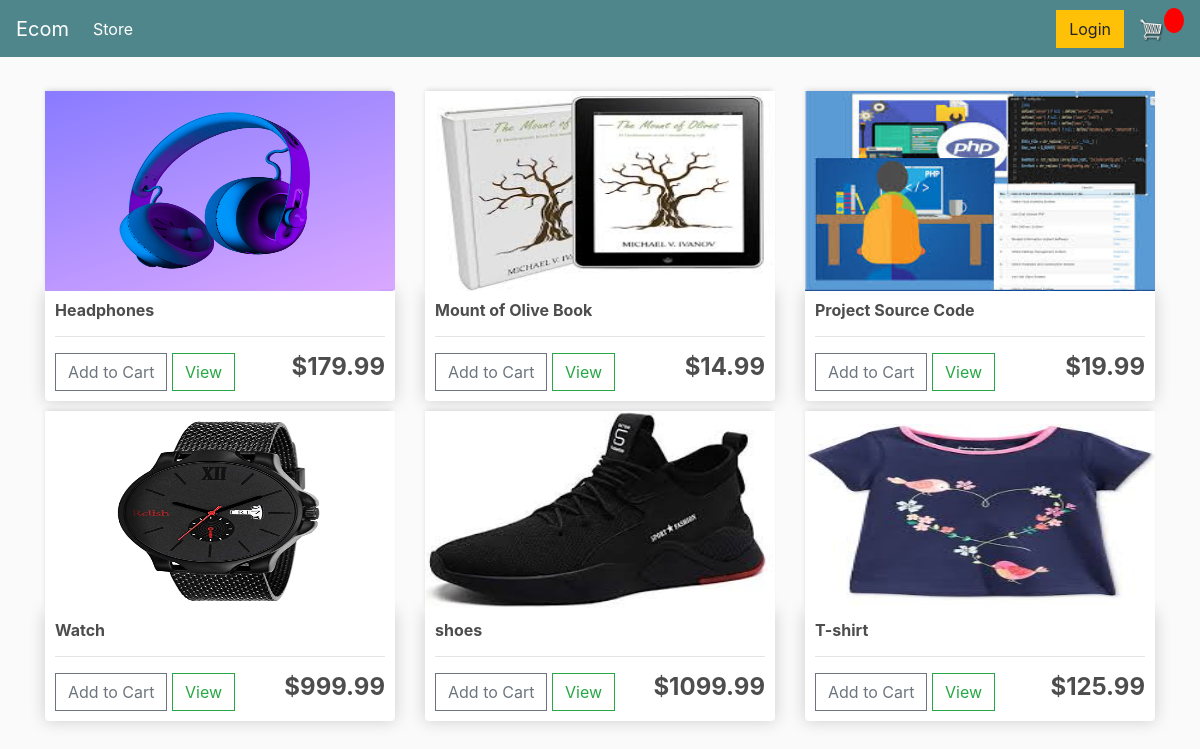
Screenshot of / (signed in) with the database file from the repository.
### store/models.py (models this page shows, shortened)
class Product(models.Model):
    name = models.CharField(max_length=200, null=True)
    price = models.FloatField()
    digital = models.BooleanField(default=False, null=True, blank=False)
    image = models.ImageField(null=True, blank=True)
    @property
    def imageURL(self):
        try:
            url = self.image.url
        except:
            url = ''
        return url

### store/views.py (the view)
# urls.py: path('', include('store.urls')),
def store(request):
    if request.user.is_authenticated:
        try:
            customer = request.user.customer
            order = Order.objects.get(customer=customer, complete=False)
            items = order.orderitem_set.all()
            cartItems = order.get_cart_items
        except Exception as e:
            items = []
    else:
        items = []
        order = {'get_cart_total':0, 'get_cart_items':0}
        cartItems = order['get_cart']
    products = Product.objects.all()
    context = {'products':products}
    return render(request,  'store/store.html', context)

### store/models.py (called while the page is built)
    @property
    def get_cart_items(self):
        orderitems = self.orderitem_set.all()
        total = sum([item.quantity for item in orderitems])
        return total

### store/templates/store/store.html
{% extends 'store/main.html' %}
{% load static %}
{% block content %}
        <div class="row">
            {% for product in products %}
            <div class="col-lg-4">
                <img class="thumbnail" src="{{product.imageURL}}" >
                <div class="box-element product">
                    <h6><strong>{{product.name}}</strong></h6>
                    <hr>
                    <button data-product="{{product.id}}" data-action="add" class="btn btn-outline-secondary add-btn update-cart">Add to Cart</button>
				    <a class="btn btn-outline-success" href="#">View</a>
				    <h4 style="display: inline-block; float: right"><strong>${{product.price|floatformat:2}}</strong></h4>
                </div>
            </div>
            {% endfor %}
        </div>
{% endblock content %}

### store/templates/store/main.html (shortened to what this page needs)
<!DOCTYPE html>
{% load static %}
<html lang="en">
<head>
    <link rel="stylesheet" href="https://stackpath.bootstrapcdn.com/bootstrap/4.4.1/css/bootstrap.min.css">
    <link rel="stylesheet" type="text/css" href="{% static 'css/main.css' %}">
</head>
<body>
    <nav class="navbar navbar-expand-lg navbar-dark bg-dark">
        <a class="navbar-brand" href="{% url 'store'%}">Ecom</a>
        <div class="collapse navbar-collapse" id="navbarSupportedContent">
            <ul class="navbar-nav mr-auto">
            <li class="nav-item active">
                <a class="nav-link" href="{% url 'store' %}">Store <span class="sr-only">(current)</span></a>
            </li>
            </ul>
            <div class="form-inline my-2 my-lg-0">
                <a href="#"class="btn btn-warning">Login</a>
                <a href="{% url 'cart' %}">
                    <img  id="cart-icon" src="{% static 'images/cart.png' %}">
                </a>
                <p id="cart-total">{{cartItems}}</p>
            </div>
        </div>
      </nav>
    <div class="container">
            <br>
            {% block content %}
            {% endblock content%}
    </div>
</body>
</html>

### static/css/main.css (style rules this page uses)
body { background-color: hsl(0, 0%, 98%); }
h1,h2,h3,h4,h5,h6 { color:hsl(0, 0%, 30%); }
.box-element { box-shadow:hsl(0, 0%, 80%) 0 0 16px; background-color: #fff; border-radius: 4px; padding: 10px; }
.thumbnail { width: 100%; height: 200px; -webkit-box-shadow: -1px -3px 5px -2px rgba(214,214,214,1); -moz-box-shadow: -1px -3px 5px -2px rgba(214,214,214,1); box-shadow: -1px -3px 5px -2px rgba(214,214,214,1); }
.product { border-radius: 0 0 4px 4px; }
.bg-dark { background-color: #4f868c!important; }
#cart-icon { width:25px; display: inline-block; margin-left: 15px; }
#cart-total { display: block; text-align: center; color:#fff; background-color: red; width: 20px; height: 25px; border-radius: 50%; font-size: 14px; }
.col-lg-4, .col-lg-6, .col-lg-8, .col-lg-12 { margin-top: 10px; }
.btn { border-radius: 0; }

### rows the page displays
Product: imageURL (picture), name "Headphones", price "179.99"
Product: imageURL (picture), name "Mount of Olive Book", price "14.99"
Product: imageURL (picture), name "Project Source Code", price "19.99"
Product: imageURL (picture), name "Watch", price "999.99"
Product: imageURL (picture), name "shoes", price "1099.99"
Product: imageURL (picture), name "T-shirt", price "125.99"
